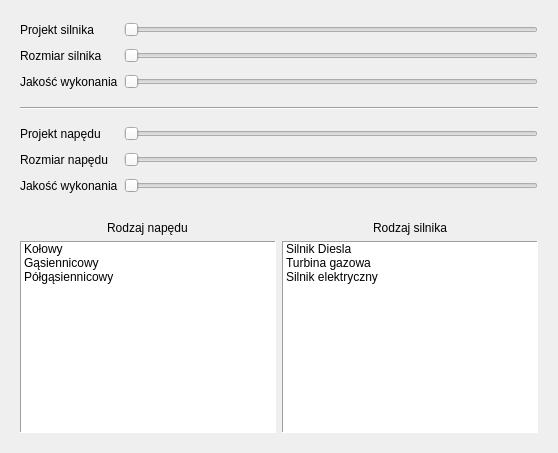
      <widget class="QWidget" name="tab">
       <attribute name="title">
        <string>Napęd</string>
       </attribute>
       <layout class="QVBoxLayout" name="verticalLayout">
        <item>
         <widget class="QFrame" name="frame_8">
          <property name="sizePolicy">
           <sizepolicy hsizetype="Expanding" vsizetype="Expanding">
            <horstretch>2</horstretch>
            <verstretch>0</verstretch>
           </sizepolicy>
          </property>
          <property name="minimumSize">
           <size>
            <width>300</width>
            <height>180</height>
           </size>
          </property>
          <layout class="QFormLayout" name="formLayout_2">
           <property name="sizeConstraint">
            <enum>QLayout::SetNoConstraint</enum>
           </property>
           <property name="horizontalSpacing">
            <number>6</number>
           </property>
           <property name="rightMargin">
            <number>9</number>
           </property>
           <item row="0" column="0">
            <widget class="QLabel" name="lab_ProjSlnk">
             <property name="sizePolicy">
              <sizepolicy hsizetype="Minimum" vsizetype="Expanding">
               <horstretch>0</horstretch>
               <verstretch>1</verstretch>
              </sizepolicy>
             </property>
             <property name="minimumSize">
              <size>
               <width>0</width>
               <height>20</height>
              </size>
             </property>
             <property name="maximumSize">
              <size>
               <width>16777215</width>
               <height>20</height>
              </size>
             </property>
             <property name="text">
              <string>Projekt silnika</string>
             </property>
            </widget>
           </item>
           <item row="0" column="1">
            <widget class="QSlider" name="ProjSlnk">
             <property name="sizePolicy">
              <sizepolicy hsizetype="Expanding" vsizetype="Expanding">
               <horstretch>0</horstretch>
               <verstretch>1</verstretch>
              </sizepolicy>
             </property>
             <property name="minimumSize">
              <size>
               <width>200</width>
               <height>20</height>
              </size>
             </property>
             <property name="maximumSize">
              <size>
               <width>16777215</width>
               <height>20</height>
              </size>
             </property>
             <property name="palette">
              <palette>
               <active>
                <colorrole role="Highlight">
                 <brush brushstyle="SolidPattern">
                  <color alpha="255">
                   <red>0</red>
                   <green>255</green>
                   <blue>0</blue>
                  </color>
                 </brush>
                </colorrole>
                <colorrole role="Link">
                 <brush brushstyle="SolidPattern">
                  <color alpha="255">
                   <red>20</red>
                   <green>255</green>
                   <blue>208</blue>
                  </color>
                 </brush>
                </colorrole>
               </active>
               <inactive>
                <colorrole role="Highlight">
                 <brush brushstyle="SolidPattern">
                  <color alpha="255">
                   <red>0</red>
                   <green>255</green>
                   <blue>0</blue>
                  </color>
                 </brush>
                </colorrole>
                <colorrole role="Link">
                 <brush brushstyle="SolidPattern">
                  <color alpha="255">
                   <red>20</red>
                   <green>255</green>
                   <blue>208</blue>
                  </color>
                 </brush>
                </colorrole>
               </inactive>
               <disabled>
                <colorrole role="Highlight">
                 <brush brushstyle="SolidPattern">
                  <color alpha="255">
                   <red>51</red>
                   <green>153</green>
                   <blue>255</blue>
                  </color>
                 </brush>
                </colorrole>
                <colorrole role="Link">
                 <brush brushstyle="SolidPattern">
                  <color alpha="255">
                   <red>20</red>
                   <green>255</green>
                   <blue>208</blue>
                  </color>
                 </brush>
                </colorrole>
               </disabled>
              </palette>
             </property>
             <property name="cursor">
              <cursorShape>ArrowCursor</cursorShape>
             </property>
             <property name="mouseTracking">
              <bool>false</bool>
             </property>
             <property name="focusPolicy">
              <enum>Qt::NoFocus</enum>
             </property>
             <property name="minimum">
              <number>10</number>
             </property>
             <property name="maximum">
              <number>100</number>
             </property>
             <property name="sliderPosition">
              <number>10</number>
             </property>
             <property name="tracking">
              <bool>true</bool>
             </property>
             <property name="orientation">
              <enum>Qt::Horizontal</enum>
             </property>
             <property name="invertedAppearance">
              <bool>false</bool>
             </property>
             <property name="invertedControls">
              <bool>false</bool>
             </property>
             <property name="tickPosition">
              <enum>QSlider::NoTicks</enum>
             </property>
             <property name="tickInterval">
              <number>20</number>
             </property>
            </widget>
           </item>
           <item row="1" column="0">
            <widget class="QLabel" name="lab_SkSlnk">
             <property name="sizePolicy">
              <sizepolicy hsizetype="Minimum" vsizetype="Expanding">
               <horstretch>0</horstretch>
               <verstretch>1</verstretch>
              </sizepolicy>
             </property>
             <property name="minimumSize">
              <size>
               <width>0</width>
               <height>20</height>
              </size>
             </property>
             <property name="maximumSize">
              <size>
               <width>16777215</width>
               <height>20</height>
              </size>
             </property>
             <property name="text">
              <string>Rozmiar silnika</string>
             </property>
            </widget>
           </item>
           <item row="1" column="1">
            <widget class="QSlider" name="SkSlnk">
             <property name="sizePolicy">
              <sizepolicy hsizetype="Expanding" vsizetype="Expanding">
               <horstretch>0</horstretch>
               <verstretch>1</verstretch>
              </sizepolicy>
             </property>
             <property name="minimumSize">
              <size>
               <width>200</width>
               <height>20</height>
              </size>
             </property>
             <property name="maximumSize">
              <size>
               <width>16777215</width>
               <height>20</height>
              </size>
             </property>
             <property name="focusPolicy">
              <enum>Qt::NoFocus</enum>
             </property>
             <property name="minimum">
              <number>10</number>
             </property>
             <property name="maximum">
              <number>100</number>
             </property>
             <property name="orientation">
              <enum>Qt::Horizontal</enum>
             </property>
             <property name="invertedAppearance">
              <bool>false</bool>
             </property>
             <property name="invertedControls">
              <bool>false</bool>
             </property>
             <property name="tickPosition">
              <enum>QSlider::NoTicks</enum>
             </property>
             <property name="tickInterval">
              <number>20</number>
             </property>
            </widget>
           </item>
           <item row="2" column="0">
            <widget class="QLabel" name="lab_WykSlnk">
             <property name="sizePolicy">
              <sizepolicy hsizetype="Preferred" vsizetype="Expanding">
               <horstretch>0</horstretch>
               <verstretch>1</verstretch>
              </sizepolicy>
             </property>
             <property name="minimumSize">
              <size>
               <width>0</width>
               <height>20</height>
              </size>
             </property>
             <property name="maximumSize">
              <size>
               <width>16777215</width>
               <height>20</height>
              </size>
             </property>
             <property name="text">
              <string>Jakość wykonania</string>
             </property>
            </widget>
           </item>
           <item row="2" column="1">
            <widget class="QSlider" name="WykSlnk">
             <property name="sizePolicy">
              <sizepolicy hsizetype="Expanding" vsizetype="Expanding">
               <horstretch>0</horstretch>
               <verstretch>1</verstretch>
              </sizepolicy>
             </property>
             <property name="minimumSize">
              <size>
               <width>200</width>
               <height>20</height>
              </size>
             </property>
             <property name="maximumSize">
              <size>
               <width>16777215</width>
               <height>20</height>
              </size>
             </property>
             <property name="focusPolicy">
              <enum>Qt::NoFocus</enum>
             </property>
             <property name="minimum">
              <number>10</number>
             </property>
             <property name="maximum">
              <number>100</number>
             </property>
             <property name="orientation">
              <enum>Qt::Horizontal</enum>
             </property>
            </widget>
           </item>
           <item row="3" column="0" colspan="2">
            <widget class="Line" name="line">
             <property name="sizePolicy">
              <sizepolicy hsizetype="Minimum" vsizetype="Expanding">
               <horstretch>0</horstretch>
               <verstretch>1</verstretch>
              </sizepolicy>
             </property>
             <property name="minimumSize">
              <size>
               <width>0</width>
               <height>20</height>
              </size>
             </property>
             <property name="maximumSize">
              <size>
               <width>16777215</width>
               <height>20</height>
              </size>
             </property>
             <property name="orientation">
              <enum>Qt::Horizontal</enum>
             </property>
            </widget>
           </item>
           <item row="4" column="0">
            <widget class="QLabel" name="lab_ProjNapd">
             <property name="sizePolicy">
              <sizepolicy hsizetype="Minimum" vsizetype="Expanding">
               <horstretch>0</horstretch>
               <verstretch>1</verstretch>
              </sizepolicy>
             </property>
             <property name="minimumSize">
              <size>
               <width>0</width>
               <height>20</height>
              </size>
             </property>
             <property name="maximumSize">
              <size>
               <width>16777215</width>
               <height>20</height>
              </size>
             </property>
             <property name="text">
              <string>Projekt napędu</string>
             </property>
            </widget>
           </item>
           <item row="4" column="1">
            <widget class="QSlider" name="ProjNapd">
             <property name="sizePolicy">
              <sizepolicy hsizetype="Expanding" vsizetype="Expanding">
               <horstretch>0</horstretch>
               <verstretch>1</verstretch>
              </sizepolicy>
             </property>
             <property name="minimumSize">
              <size>
               <width>200</width>
               <height>20</height>
              </size>
             </property>
             <property name="maximumSize">
              <size>
               <width>16777215</width>
               <height>20</height>
              </size>
             </property>
             <property name="focusPolicy">
              <enum>Qt::NoFocus</enum>
             </property>
             <property name="minimum">
              <number>10</number>
             </property>
             <property name="maximum">
              <number>100</number>
             </property>
             <property name="orientation">
              <enum>Qt::Horizontal</enum>
             </property>
            </widget>
           </item>
           <item row="5" column="0">
            <widget class="QLabel" name="lab_SkNapd">
             <property name="sizePolicy">
              <sizepolicy hsizetype="Minimum" vsizetype="Expanding">
               <horstretch>0</horstretch>
               <verstretch>1</verstretch>
              </sizepolicy>
             </property>
             <property name="minimumSize">
              <size>
               <width>0</width>
               <height>20</height>
              </size>
             </property>
             <property name="maximumSize">
              <size>
               <width>16777215</width>
               <height>20</height>
              </size>
             </property>
             <property name="text">
              <string>Rozmiar napędu</string>
             </property>
            </widget>
           </item>
           <item row="5" column="1">
            <widget class="QSlider" name="SkNapd">
             <property name="sizePolicy">
              <sizepolicy hsizetype="Expanding" vsizetype="Expanding">
               <horstretch>0</horstretch>
               <verstretch>1</verstretch>
              </sizepolicy>
             </property>
             <property name="minimumSize">
              <size>
               <width>200</width>
               <height>20</height>
              </size>
             </property>
             <property name="maximumSize">
              <size>
               <width>16777215</width>
               <height>20</height>
              </size>
             </property>
             <property name="focusPolicy">
              <enum>Qt::NoFocus</enum>
             </property>
             <property name="minimum">
              <number>10</number>
             </property>
             <property name="maximum">
              <number>100</number>
             </property>
             <property name="orientation">
              <enum>Qt::Horizontal</enum>
             </property>
            </widget>
           </item>
           <item row="6" column="0">
            <widget class="QLabel" name="lab_WykNapd">
             <property name="sizePolicy">
              <sizepolicy hsizetype="Preferred" vsizetype="Expanding">
               <horstretch>0</horstretch>
               <verstretch>1</verstretch>
              </sizepolicy>
             </property>
             <property name="minimumSize">
              <size>
               <width>0</width>
               <height>20</height>
              </size>
             </property>
             <property name="maximumSize">
              <size>
               <width>16777215</width>
               <height>20</height>
              </size>
             </property>
             <property name="text">
              <string>Jakość wykonania</string>
             </property>
            </widget>
           </item>
           <item row="6" column="1">
            <widget class="QSlider" name="WykNapd">
             <property name="sizePolicy">
              <sizepolicy hsizetype="Expanding" vsizetype="Expanding">
               <horstretch>0</horstretch>
               <verstretch>1</verstretch>
              </sizepolicy>
             </property>
             <property name="minimumSize">
              <size>
               <width>200</width>
               <height>20</height>
              </size>
             </property>
             <property name="maximumSize">
              <size>
               <width>16777215</width>
               <height>20</height>
              </size>
             </property>
             <property name="focusPolicy">
              <enum>Qt::NoFocus</enum>
             </property>
             <property name="minimum">
              <number>10</number>
             </property>
             <property name="maximum">
              <number>100</number>
             </property>
             <property name="orientation">
              <enum>Qt::Horizontal</enum>
             </property>
            </widget>
           </item>
          </layout>
         </widget>
        </item>
        <item alignment="Qt::AlignHCenter|Qt::AlignBottom">
         <widget class="QFrame" name="frame_1">
          <property name="sizePolicy">
           <sizepolicy hsizetype="Preferred" vsizetype="Preferred">
            <horstretch>1</horstretch>
            <verstretch>0</verstretch>
           </sizepolicy>
          </property>
          <property name="minimumSize">
           <size>
            <width>300</width>
            <height>0</height>
           </size>
          </property>
          <property name="frameShape">
           <enum>QFrame::NoFrame</enum>
          </property>
          <property name="frameShadow">
           <enum>QFrame::Raised</enum>
          </property>
          <layout class="QGridLayout" name="gridLayout_3" rowstretch="0,0,0" columnstretch="0,0" columnminimumwidth="0,0">
           <property name="sizeConstraint">
            <enum>QLayout::SetNoConstraint</enum>
           </property>
           <item row="2" column="1">
            <widget class="QListWidget" name="lista_Silnik">
             <property name="sizePolicy">
              <sizepolicy hsizetype="Preferred" vsizetype="Preferred">
               <horstretch>0</horstretch>
               <verstretch>0</verstretch>
              </sizepolicy>
             </property>
             <property name="minimumSize">
              <size>
               <width>100</width>
               <height>60</height>
              </size>
             </property>
             <property name="maximumSize">
              <size>
               <width>500</width>
               <height>500</height>
              </size>
             </property>
             <property name="frameShape">
              <enum>QFrame::Panel</enum>
             </property>
             <property name="lineWidth">
              <number>1</number>
             </property>
             <item>
              <property name="text">
               <string>Silnik Diesla</string>
              </property>
             </item>
             <item>
              <property name="text">
               <string>Turbina gazowa</string>
              </property>
             </item>
             <item>
              <property name="text">
               <string>Silnik elektryczny</string>
              </property>
             </item>
            </widget>
           </item>
           <item row="2" column="0">
            <widget class="QListWidget" name="lista_podwozie">
             <property name="sizePolicy">
              <sizepolicy hsizetype="Preferred" vsizetype="Preferred">
               <horstretch>0</horstretch>
               <verstretch>0</verstretch>
              </sizepolicy>
             </property>
             <property name="minimumSize">
              <size>
               <width>100</width>
               <height>60</height>
              </size>
             </property>
             <property name="maximumSize">
              <size>
               <width>500</width>
               <height>500</height>
              </size>
             </property>
             <property name="frameShape">
              <enum>QFrame::Panel</enum>
             </property>
             <property name="frameShadow">
              <enum>QFrame::Sunken</enum>
             </property>
             <property name="lineWidth">
              <number>1</number>
             </property>
             <item>
              <property name="text">
               <string comment="wheel">Kołowy</string>
              </property>
             </item>
             <item>
              <property name="text">
               <string>Gąsiennicowy</string>
              </property>
             </item>
             <item>
              <property name="text">
               <string>Półgąsiennicowy</string>
              </property>
             </item>
            </widget>
           </item>
           <item row="0" column="0" alignment="Qt::AlignHCenter">
            <widget class="QLabel" name="lab_Rodzaj_napedu">
             <property name="sizePolicy">
              <sizepolicy hsizetype="Minimum" vsizetype="Minimum">
               <horstretch>0</horstretch>
               <verstretch>0</verstretch>
              </sizepolicy>
             </property>
             <property name="minimumSize">
              <size>
               <width>20</width>
               <height>15</height>
              </size>
             </property>
             <property name="maximumSize">
              <size>
               <width>16777215</width>
               <height>20</height>
              </size>
             </property>
             <property name="text">
              <string>Rodzaj napędu</string>
             </property>
             <property name="alignment">
              <set>Qt::AlignJustify|Qt::AlignVCenter</set>
             </property>
             <property name="textInteractionFlags">
              <set>Qt::NoTextInteraction</set>
             </property>
            </widget>
           </item>
           <item row="0" column="1" alignment="Qt::AlignHCenter">
            <widget class="QLabel" name="label_2">
             <property name="sizePolicy">
              <sizepolicy hsizetype="Minimum" vsizetype="Minimum">
               <horstretch>0</horstretch>
               <verstretch>0</verstretch>
              </sizepolicy>
             </property>
             <property name="minimumSize">
              <size>
               <width>20</width>
               <height>15</height>
              </size>
             </property>
             <property name="text">
              <string>Rodzaj silnika</string>
             </property>
             <property name="alignment">
              <set>Qt::AlignJustify|Qt::AlignVCenter</set>
             </property>
             <property name="textInteractionFlags">
              <set>Qt::NoTextInteraction</set>
             </property>
            </widget>
           </item>
          </layout>
         </widget>
        </item>
       </layout>
      </widget>
